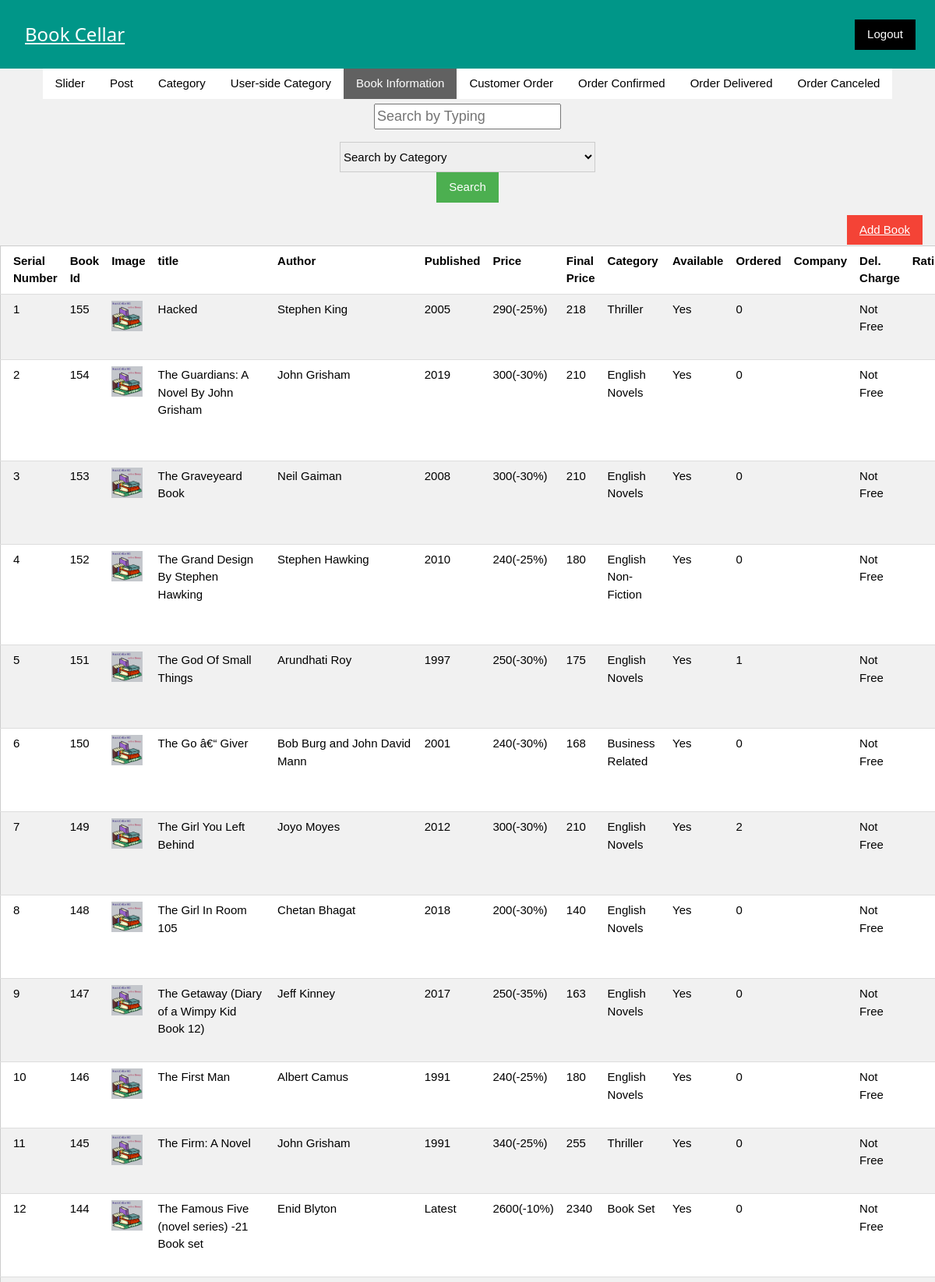
/admin/book_info.php (signed in, upper part), run on the app's committed database.
### tables this page shows
CREATE TABLE `book_info` (
  `Book_id` int(255) NOT NULL,
  `Book_picture` varchar(255) NOT NULL,
  `Book_title` varchar(255) NOT NULL,
  `Book_author` varchar(255) DEFAULT NULL,
  `Published` varchar(255) DEFAULT NULL,
  `Price` mediumtext NOT NULL,
  `Discount` mediumtext NOT NULL,
  `F_price` int(255) NOT NULL,
  `Category` varchar(255) NOT NULL,
  `Available` varchar(255) NOT NULL,
  `Ordered` int(255) NOT NULL,
  `Company_name` varchar(255) DEFAULT NULL,
  `Delivery_charge` mediumtext DEFAULT NULL,
  `Rating` mediumtext DEFAULT NULL,
  `Keyword` longtext DEFAULT NULL
);

CREATE TABLE `category` (
  `Category_id` int(255) NOT NULL,
  `Category_name` longtext NOT NULL,
  `No_of_book` int(255) NOT NULL
);

### admin/book_info.php (the view, shortened to what this page needs)
<?php
include 'header.php';
?>
<!DOCTYPE html>
<html>
<link rel="stylesheet" href="W3.CSS.css">
<link rel="stylesheet" href="https://cdnjs.cloudflare.com/ajax/libs/font-awesome/4.7.0/css/font-awesome.min.css">
<head>
</head>
<body class="w3-sans-serif" style="background-color:#F1F1F1">
<div class="w3-bar w3-center w3-mobile">
<input type="text" class=" 3-bar-item w3-large" placeholder="Search by Typing" oninput="w3.filterHTML('#box','.item',this.value)">
</div>
<form method="post" class=" my-h-center w3-mobile">
<div class="w3-panel w3-center">
<select class="w3-select w3-border" name="c_name">
<option value=" " disabled selected>Search by Category</option>
<?php
include 'config.php';
$read_query="SELECT * FROM category";
$result=mysqli_query($connection,$read_query);
?>
</select>
<input type="submit" name="search_" value="Search" class="w3-button w3-green">
</div>
</form>
<div class="w3-container">
<div class="w3-bar">
<a href="add_book.php" class="w3-bar-item w3-right w3-red w3-hover-green">Add Book</a>
</div>
</div>
<div class="" style="overflow-x:auto;">
<table id="box" class="w3-table-all">
<tr>
<th>Serial Number</th>
<th>Book Id</th>
<th>Image</th>
<th>title</th>
<th>Author</th>
<th>Published</th>
<th>Price</th>
<th>Final Price</th>
<th>Category</th>
<th>Available</th>
<th>Ordered</th>
<th>Company</th>
<th>Del. Charge</th>
<th>Rating</th>
</tr>
<?php
include 'config.php';
if(isset($_REQUEST['search_'])) {
 if(!empty($_REQUEST['c_name'])) { $cat_id=htmlspecialchars($_REQUEST['c_name']);
  if($cat_id=='all') { $read_query="SELECT * FROM Book_info LEFT JOIN category ON Book_info.Category=category.Category_id ORDER BY Book_id DESC";} else {
  $read_query="SELECT * FROM Book_info LEFT JOIN category ON Book_info.Category=category.Category_id  WHERE Category='$cat_id' ORDER BY Book_id DESC";}
  $result=mysqli_query($connection,$read_query);
  }
} else {
 $read_query="SELECT * FROM Book_info LEFT JOIN category ON Book_info.Category=category.Category_id ORDER BY Book_id DESC";
 $result=mysqli_query($connection,$read_query); }
 $s_r=1;
 while($row=mysqli_fetch_row($result)) {
           $book_id=htmlspecialchars($row[0]);
           $book_pic=htmlspecialchars($row[1]);
           $book_title=htmlspecialchars($row[2]);
           $book_author=htmlspecialchars($row[3]);
           $book_published=htmlspecialchars($row[4]);
           $book_price=htmlspecialchars($row[5]);
           $disc=htmlspecialchars($row[6]);
           $f_price=htmlspecialchars($row[7]);
           $book_avail=htmlspecialchars($row[9]);
           $book_ordered=htmlspecialchars($row[10]);
           $com_name=htmlspecialchars($row[11]);
           $d_charge=htmlspecialchars($row[12]);
           $rating=htmlspecialchars($row[13]);
           $cat_name=htmlspecialchars($row[16]);
?>
<tr class="item">
<td><?php echo $s_r; ?></td>
<td><?php echo $book_id; ?></td>
<td><img src="uploads/<?php echo $book_pic; ?>" style="width:40px;"></td>
<td><?php echo $book_title; ?></td>
<td><?php echo $book_author; ?></td>
<td><?php echo $book_published; ?></td>
<td><?php echo $book_price;echo "(-".$disc."%)"; ?></td>
<td><?php echo $f_price; ?></td>
<td><?php echo $cat_name; ?></td>
<td><?php echo $book_avail; ?></td>
<td><?php echo $book_ordered; ?></td>
<td><?php echo $com_name; ?></td>
<td><?php if($d_charge==2) { echo "Free"; } else if($d_charge==1) { echo "Not Free"; } ?></td>
<td><?php echo $rating; ?></td>
</tr>
<?php
$s_r++;
 }
 ?>
 </table>
</div>
</body>
</html>

### admin/W3.CSS.css (style rules this page uses)
html { box-sizing:border-box }
*,*:before,*:after { box-sizing:inherit }
html { -ms-text-size-adjust:100%;-webkit-text-size-adjust:100% }
body { margin:0 }
a { background-color:transparent }
img { border-style:none }
button,input,select,textarea,optgroup { font:inherit;margin:0 }
button,input { overflow:visible }
button,select { text-transform:none }
button,[type=button],[type=reset],[type=submit] { -webkit-appearance:button }
html,body { font-family:Verdana,sans-serif;font-size:15px;line-height:1.5 }
html { overflow-x:hidden }
img { vertical-align:middle }
a { color:inherit }
.w3-table,.w3-table-all { border-collapse:collapse;border-spacing:0;width:100%;display:table }
.w3-table-all { border:1px solid #ccc }
.w3-bordered tr,.w3-table-all tr { border-bottom:1px solid #ddd }
.w3-table-all tr:nth-child(odd) { background-color:#fff }
.w3-table-all tr:nth-child(even) { background-color:#f1f1f1 }
.w3-table td,.w3-table th,.w3-table-all td,.w3-table-all th { padding:8px 8px;display:table-cell;text-align:left;vertical-align:top }
.w3-table th:first-child,.w3-table td:first-child,.w3-table-all th:first-child,.w3-table-all td:first-child { padding-left:16px }
.w3-btn,.w3-button { border:none;display:inline-block;padding:8px 16px;vertical-align:middle;overflow:hidden;text-decoration:none;color:inherit;background-color:inherit;text-align:center;cursor:pointer;white-space:nowrap }
.w3-btn,.w3-button { -webkit-touch-callout:none;-webkit-user-select:none;-khtml-user-select:none;-moz-user-select:none;-ms-user-select:none;user-select:none }
.w3-select { padding:9px 0;width:100%;border:none;border-bottom:1px solid #ccc }
.w3-bar { width:100%;overflow:hidden }
.w3-bar .w3-bar-item { padding:8px 16px;float:left;width:auto;border:none;display:block;outline:0 }
.w3-container:after,.w3-container:before,.w3-panel:after,.w3-panel:before,.w3-row:after,.w3-row:before,.w3-row-padding:after,.w3-row-padding:before, .w3-cell-row:before,.w3-cell-row:after,.w3-clear:after,.w3-clear:before,.w3-bar:before,.w3-bar:after { content:"";display:table;clear:both }
.w3-container,.w3-panel { padding:0.01em 16px }
.w3-panel { margin-top:16px;margin-bottom:16px }
.w3-large { font-size:18px!important }
.w3-center { text-align:center!important }
.w3-border { border:1px solid #ccc!important }
.w3-right { float:right!important }
.w3-green,.w3-hover-green:hover { color:#fff!important;background-color:#4CAF50!important }
.w3-red,.w3-hover-red:hover { color:#fff!important;background-color:#f44336!important }

### admin/book_info.php (style rules this page uses)
.my-h-center { display: block; margin-left:auto;margin-right:auto;width:30% }

### data on the page
book_info: Book_id "155", Book_picture (placeholder picture), Book_title "Hacked", Book_author "Stephen King", Published "2005", Price "290", Discount "25", F_price "218", category.Category_name "Thriller", Available "Yes", Ordered "0", Delivery_charge "Not Free"
book_info: Book_id "154", Book_picture (picture), Book_title "The Guardians: A Novel By John Grisham", Book_author "John Grisham", Published "2019", Price "300", Discount "30", F_price "210", category.Category_name "English Novels", Available "Yes", Ordered "0", Delivery_charge "Not Free"
book_info: Book_id "153", Book_picture (placeholder picture), Book_title "The Graveyeard Book", Book_author "Neil Gaiman", Published "2008", Price "300", Discount "30", F_price "210", category.Category_name "English Novels", Available "Yes", Ordered "0", Delivery_charge "Not Free"
book_info: Book_id "152", Book_picture (placeholder picture), Book_title "The Grand Design By Stephen Hawking", Book_author "Stephen Hawking", Published "2010", Price "240", Discount "25", F_price "180", category.Category_name "English Non-Fiction", Available "Yes", Ordered "0", Delivery_charge "Not Free"
book_info: Book_id "151", Book_picture (placeholder picture), Book_title "The God Of Small Things", Book_author "Arundhati Roy", Published "1997", Price "250", Discount "30", F_price "175", category.Category_name "English Novels", Available "Yes", Ordered "1", Delivery_charge "Not Free"
book_info: Book_id "150", Book_picture (placeholder picture), Book_title "The Go â€“ Giver", Book_author "Bob Burg and John David Mann", Published "2001", Price "240", Discount "30", F_price "168", category.Category_name "Business Related", Available "Yes", Ordered "0", Delivery_charge "Not Free"
book_info: Book_id "149", Book_picture (placeholder picture), Book_title "The Girl You Left Behind", Book_author "Joyo Moyes", Published "2012", Price "300", Discount "30", F_price "210", category.Category_name "English Novels", Available "Yes", Ordered "2", Delivery_charge "Not Free"
book_info: Book_id "148", Book_picture (placeholder picture), Book_title "The Girl In Room 105", Book_author "Chetan Bhagat", Published "2018", Price "200", Discount "30", F_price "140", category.Category_name "English Novels", Available "Yes", Ordered "0", Delivery_charge "Not Free"
book_info: Book_id "147", Book_picture (placeholder picture), Book_title "The Getaway (Diary of a Wimpy Kid Book 12)", Book_author "Jeff Kinney", Published "2017", Price "250", Discount "35", F_price "163", category.Category_name "English Novels", Available "Yes", Ordered "0", Delivery_charge "Not Free"
book_info: Book_id "146", Book_picture (placeholder picture), Book_title "The First Man", Book_author "Albert Camus", Published "1991", Price "240", Discount "25", F_price "180", category.Category_name "English Novels", Available "Yes", Ordered "0", Delivery_charge "Not Free"
book_info: Book_id "145", Book_picture (placeholder picture), Book_title "The Firm: A Novel", Book_author "John Grisham", Published "1991", Price "340", Discount "25", F_price "255", category.Category_name "Thriller", Available "Yes", Ordered "0", Delivery_charge "Not Free"
book_info: Book_id "144", Book_picture (placeholder picture), Book_title "The Famous Five (novel series) -21 Book set", Book_author "Enid Blyton", Published "Latest", Price "2600", Discount "10", F_price "2340", category.Category_name "Book Set", Available "Yes", Ordered "0", Delivery_charge "Not Free"
